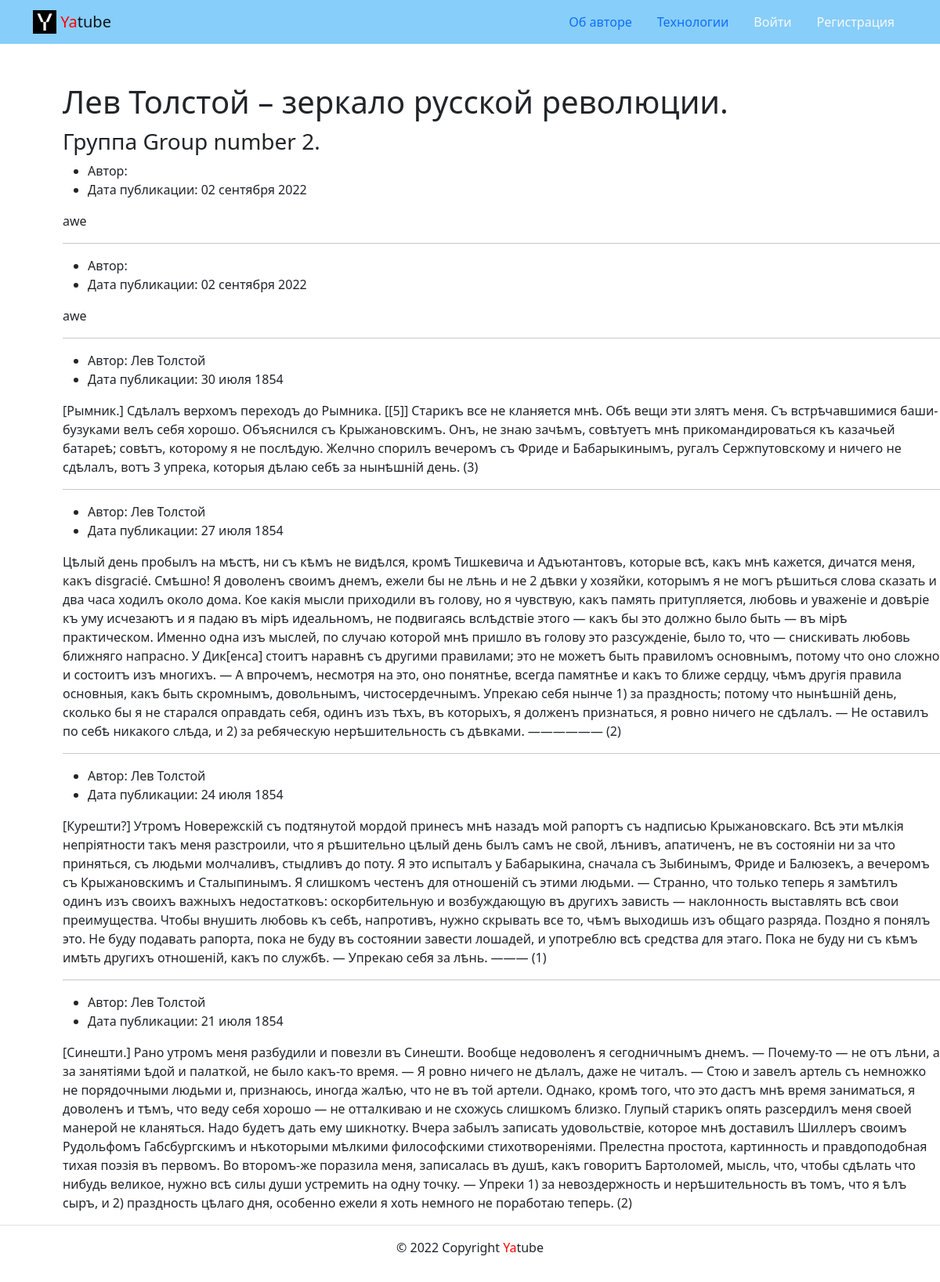
/group/two/, run on the app's committed database.
### posts/models.py (models this page shows, shortened)
class Group(models.Model):
    title = models.CharField(max_length=200)
    slug = models.SlugField(max_length=100, unique=True)
    description = models.TextField()

class Post(models.Model):
    text = models.TextField()
    pub_date = models.DateTimeField(auto_now_add=True)
    author = models.ForeignKey(
        User,
        on_delete=models.CASCADE,
        blank=True,
        null=True,
        related_name='posts'
    )
    group = models.ForeignKey(
        Group,
        on_delete=models.SET_NULL,
        max_length=200,
        blank=True,
        null=True,
        related_name='posts'
    )
    class Meta:
        ordering = ('-pub_date',)

### posts/views.py (the view)
def group_list(request, slug):
    group = get_object_or_404(Group, slug=slug)
    title = f'Записи сообщества {slug}'
    posts = group.posts.all()
    template = 'posts/group_list.html'
    paginator = Paginator(posts, 10)
    page_number = request.GET.get('page')
    page_obj = paginator.get_page(page_number)
    context = {
        'page_obj': page_obj,
        'title': title,
        'group': group,
        'posts': posts}
    return render(request, template, context)

### core/context_processors/year.py (called while the page is built)
def year(request):
    return {
        "year": datetime.datetime.now().year
    }

### templates/posts/group_list.html (shortened to what this page needs)
{% extends 'base.html' %}
{% block content %}
    <h1 style="margin-left: 80px; margin-top: 50px;">Лев Толстой – зеркало русской революции.</h1>
    <h3  style="margin-left: 80px; margin-top: 10px;">Группа {{ group.title }}.</h3>
    {% for post in page_obj %}
        <div style="margin-left: 80px;">
            <ul>
                <li>
                    Автор: {{ post.author.get_full_name }}
                </li>
                <li>
                    Дата публикации: {{ post.pub_date|date:"d E Y" }}
                </li>
            </ul>
            <p>
                {{ post.text }}
            </p>
            {% if not forloop.last %}
                <hr>
            {% endif %}
        </div>
    {% endfor %}
{% endblock %}

### data on the page
Group: title "Group number 2"
Post: pub_date "02 сентября 2022", text "awe"
Post: pub_date "02 сентября 2022", text "awe"
Post: author.get_full_name "Лев Толстой", pub_date "30 июля 1854", text "[Рымник.] Сдѣлалъ верхомъ переходъ до Рымника. [[5]] Старикъ все не кланяется мнѣ. Обѣ вещи эти злятъ меня. Съ встрѣчавшимися баши-бузуками велъ себя хорошо. Объяснился съ Крыжановскимъ. Онъ, не знаю зачѣмъ, совѣтуетъ мнѣ прикомандироваться къ казачьей батареѣ; совѣтъ, которому я не послѣдую. Желчно спорилъ вечеромъ съ Фриде и Бабарыкинымъ, ругалъ Сержпутовскому и ничего не сдѣлалъ, вотъ 3 упрека, которыя дѣлаю себѣ за нынѣшній день. (3)"
Post: author.get_full_name "Лев Толстой", pub_date "27 июля 1854", text "Цѣлый день пробылъ на мѣстѣ, ни съ кѣмъ не видѣлся, кромѣ Тишкевича и Адъютантовъ, которые всѣ, какъ мнѣ кажется, дичатся меня, какъ disgracié. Смѣшно! Я доволенъ своимъ днемъ, ежели бы не лѣнь и не 2 дѣвки у хозяйки, которымъ я не могъ рѣшиться слова сказать и два часа ходилъ около дома. Кое какія мысли приходили въ голову, но я чувствую, какъ память притупляется, любовь и уваженіе и довѣріе къ уму исчезаютъ и я падаю въ мірѣ идеальномъ, не подвигаясь вслѣдствіе этого — какъ бы это должно было быть — въ мірѣ практическом. Именно одна изъ мыслей, по случаю которой мнѣ пришло въ голову это разсужденіе, было то, что — снискивать любовь ближняго напрасно. У Дик[енса] стоитъ наравнѣ съ другими…"
Post: author.get_full_name "Лев Толстой", pub_date "24 июля 1854", text "[Курешти?] Утромъ Новережскій съ подтянутой мордой принесъ мнѣ назадъ мой рапортъ съ надписью Крыжановскаго. Всѣ эти мѣлкія непріятности такъ меня разстроили, что я рѣшительно цѣлый день былъ самъ не свой, лѣнивъ, апатиченъ, не въ состояніи ни за что приняться, съ людьми молчаливъ, стыдливъ до поту. Я это испыталъ у Бабарыкина, сначала съ Зыбинымъ, Фриде и Балюзекъ, а вечеромъ съ Крыжановскимъ и Сталыпинымъ. Я слишкомъ честенъ для отношеній съ этими людьми. — Странно, что только теперь я замѣтилъ одинъ изъ своихъ важныхъ недостатковъ: оскорбительную и возбуждающую въ другихъ зависть — наклонность выставлять всѣ свои преимущества. Чтобы внушить любовь къ себѣ, напротивъ, нужно скрывать все…"
Post: author.get_full_name "Лев Толстой", pub_date "21 июля 1854", text "[Синешти.] Рано утромъ меня разбудили и повезли въ Синешти. Вообще недоволенъ я сегодничнымъ днемъ. — Почему-то — не отъ лѣни, а за занятіями ѣдой и палаткой, не было какъ-тο время. — Я ровно ничего не дѣлалъ, даже не читалъ. — Стою и завелъ артель съ немножко не порядочными людьми и, признаюсь, иногда жалѣю, что не въ той артели. Однако, кромѣ того, что это дастъ мнѣ время заниматься, я доволенъ и тѣмъ, что веду себя хорошо — не отталкиваю и не схожусь слишкомъ близко. Глупый старикъ опять разсердилъ меня своей манерой не кланяться. Надо будетъ дать ему шикнотку. Вчера забылъ записать удовольствіе, которое мнѣ доставилъ Шиллеръ своимъ Рудольфомъ Габсбургскимъ и нѣкоторыми мѣлкими…"
